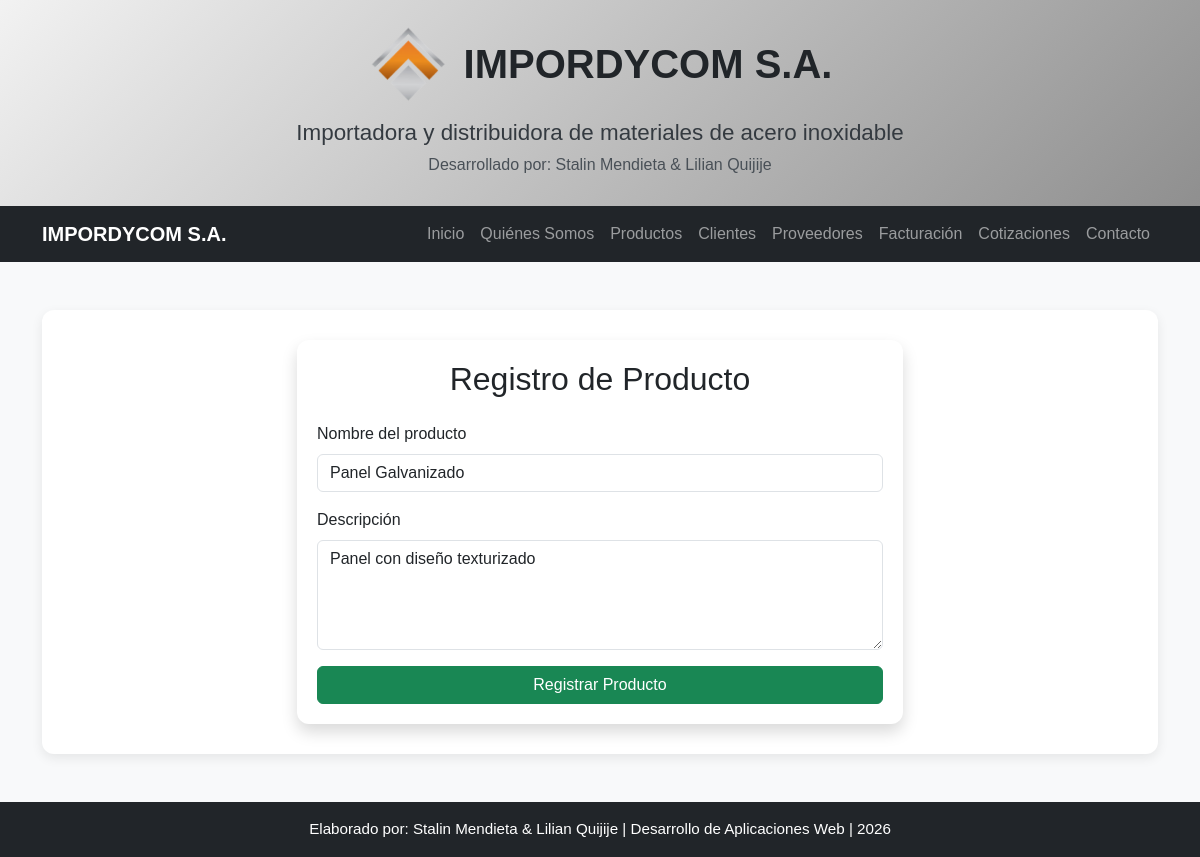
Page /editar-producto/11 on the committed database.
### tables this page shows
CREATE TABLE productos (
            id INTEGER PRIMARY KEY AUTOINCREMENT,
            nombre TEXT NOT NULL,
            descripcion TEXT NOT NULL
        );

### app.py (the view, shortened to what this page needs)
@app.route("/editar-producto/<int:id>", methods=["GET", "POST"])
def editar_producto(id):
    conn = conectar_db()
    producto = conn.execute(
        "SELECT id, nombre, descripcion FROM productos WHERE id = ?",
        (id,)
    ).fetchone()
    conn.close()
    if producto is None:
        return redirect("/productos")
    form = ProductoForm()
    if request.method == "GET":
        form.nombre.data = producto[1]
        form.descripcion.data = producto[2]
    return render_template(
        "formulario_producto.html",
        form=form
    )

### forms/producto_form.py
class ProductoForm(FlaskForm):
    nombre = StringField(
        "Nombre del producto",
        validators=[
            DataRequired(message="El nombre es obligatorio."),
            Length(
                min=3,
                max=100,
                message="El nombre debe tener entre 3 y 100 caracteres."
            )
        ]
    )
    descripcion = TextAreaField(
        "Descripción",
        validators=[
            DataRequired(message="La descripción es obligatoria."),
            Length(
                min=10,
                max=300,
                message="La descripción debe tener entre 10 y 300 caracteres."
            )
        ]
    )
    submit = SubmitField("Registrar Producto")

### app.py (called while the page is built)
def conectar_db():
    return sqlite3.connect(DATABASE)

### templates/formulario_producto.html (shortened to what this page needs)
{% extends "base.html" %}
{% block content %}
<section class="my-5">
    <div class="row justify-content-center">
        <div class="col-lg-7">
            <form method="POST" class="shadow">
                <h2 class="text-center mb-4">
                    Registro de Producto
                </h2>
                <div class="mb-3">
                    {{ form.nombre.label(class="form-label") }}
                    {{ form.nombre(
                        class="form-control",
                        placeholder="Ingrese el nombre del producto"
                    ) }}
                </div>
                <div class="mb-3">
                    {{ form.descripcion.label(class="form-label") }}
                    {{ form.descripcion(
                        class="form-control",
                        rows="4",
                        placeholder="Ingrese la descripción del producto"
                    ) }}
                </div>
                {{ form.submit(class="btn btn-success w-100") }}
            </form>
        </div>
    </div>
</section>
{% endblock %}

### static/css/style.css (style rules this page uses)
body { font-family: Arial, sans-serif; background: #f8f9fa; color: #212529; }
section { background: #ffffff; padding: 30px; border-radius: 12px; box-shadow: 0 0.25rem 0.75rem rgba(0, 0, 0, 0.08); margin-bottom: 40px; }
form { background: white; padding: 20px; border-radius: 12px; box-shadow: 0 0 12px rgba(0, 0, 0, 0.12); }
.btn { transition: all 0.3s ease; }

### rows in the picture
productos: nombre "Panel Galvanizado", descripcion "Panel con diseño texturizado"
